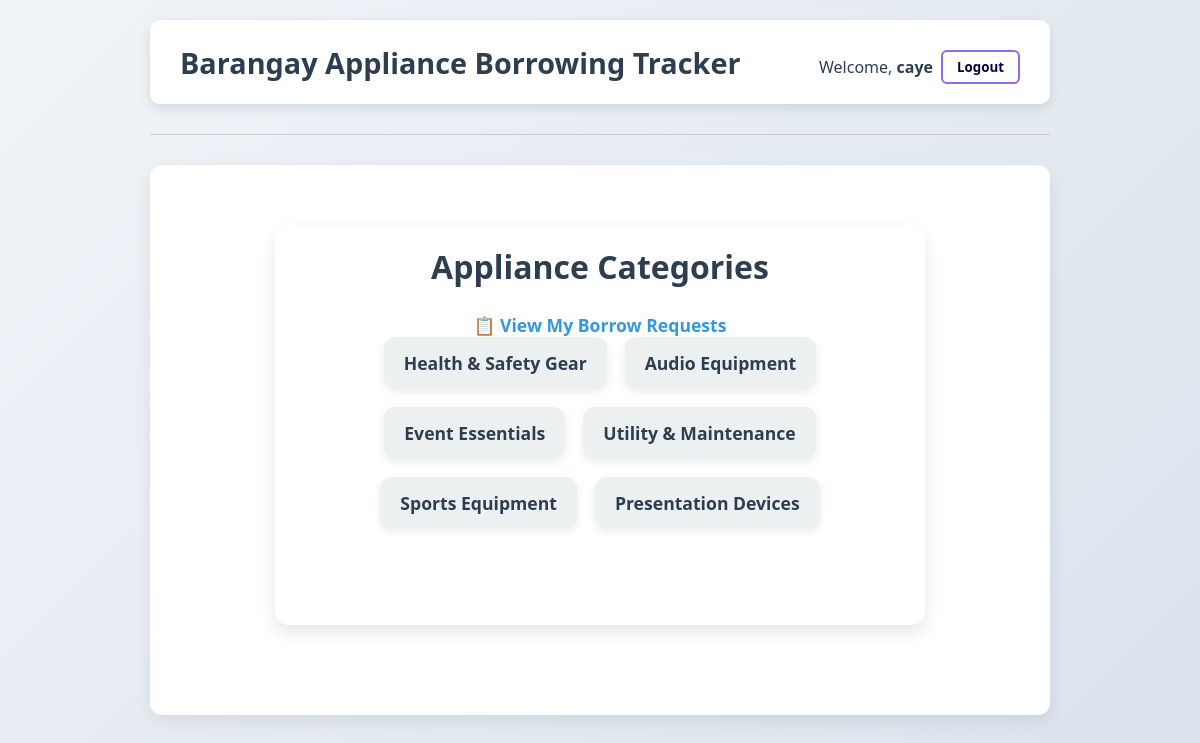
The page / (signed in) on the database its author committed.
### appliances/models.py (models this page shows, shortened)
class Category(models.Model):
    name = models.CharField(max_length=100)

### appliances/views.py (the view)
# urls.py: path('', views.home, name='home'),
@login_required
def home(request):
    categories = Category.objects.all()
    borrow_requests = None
    if request.user.is_authenticated and not request.user.is_staff:
        borrow_requests = BorrowRequest.objects.filter(user=request.user).order_by('-id')
        with transaction.atomic():
            for br in borrow_requests:
                if not br.notified:
                    if br.approved:
                        messages.success(request, f"Your borrow request for '{br.appliance.name}' has been approved.")
                        br.notified = True
                        br.save(update_fields=['notified'])
                    elif br.declined:
                        messages.error(request, f"Your borrow request for '{br.appliance.name}' has been declined.")
                        br.notified = True
                        br.save(update_fields=['notified'])
    return render(request, 'appliances/home.html', {'categories': categories, 'borrow_requests': borrow_requests})

### appliances/templates/appliances/home.html (shortened to what this page needs)
{% extends 'appliances/base.html' %}
{% block content %}
<main class="container">
  <h2>Appliance Categories</h2>
  {% if user.is_authenticated %}
    {% if not user.is_staff %}
      <p class="action-link">📋 <a href="{% url 'my_borrow_requests' %}">View My Borrow Requests</a></p>
    {% else %}
      <div class="admin-actions">
        <p class="action-link">🔧 <a href="{% url 'borrow_requests_list' %}">Manage Borrow Requests</a></p>
        <p class="action-link">👥 <a href="{% url 'borrowers_list' %}">View All Borrowers</a></p>
      </div>
    {% endif %}
  {% endif %}
  <ul class="category-list">
    {% for category in categories %}
      <li><a href="{% url 'category_appliances' category.id %}">{{ category.name }}</a></li>
    {% endfor %}
  </ul>
</main>
{% endblock %}

### appliances/templates/appliances/base.html (shortened to what this page needs)
<!DOCTYPE html>
<html lang="en">
<head>
</head>
<body>
    <header>
        <h1>Barangay Appliance Borrowing Tracker</h1>
        <div class="user-area">
            {% if user.is_authenticated %}
                <p>Welcome, <strong>{{ user.username }}</strong></p>
                <form method="POST" action="{% url 'logout' %}" class="logout-form">
                    <button type="submit" aria-label="Logout">Logout</button>
                </form>
            {% else %}
                <a href="{% url 'login' %}">Login</a>
                <a href="{% url 'register' %}">Register</a>
            {% endif %}
        </div>
    </header>
    <hr>
    <main>
        {% block content %}{% endblock %}
    </main>
</body>
</html>

### appliances/templates/appliances/base.html (style rules this page uses)
* { margin: 0; padding: 0; box-sizing: border-box; }
body { font-family: 'Segoe UI', Tahoma, Geneva, Verdana, sans-serif; background: linear-gradient(135deg, #f0f4f8, #d9e2ec); color: #333; min-height: 100vh; display: flex; flex-direction: column; align-items: center; padding: 20px; }
header { width: 100%; max-width: 900px; background: #fff; box-shadow: 0 4px 12px rgba(0,0,0,0.1); padding: 20px 30px; border-radius: 10px; display: flex; justify-content: space-between; align-items: center; flex-wrap: wrap; }
header h1 { font-weight: 700; font-size: 1.8rem; color: #2c3e50; flex-grow: 1; min-width: 200px; }
.user-area { font-size: 1rem; color: #555; display: flex; align-items: center; gap: 15px; flex-wrap: wrap; margin-top: 10px; }
.user-area p, .user-area a { margin: 0; color: #2c3e50; text-decoration: none; }
form.logout-form { display: inline; margin-left: -7px; }
form.logout-form button { background-color: transparent; border: 2px solid #956aea; color: #070444; padding: 6px 14px; font-weight: 600; border-radius: 6px; cursor: pointer; transition: all 0.3s ease; font-family: inherit; }
hr { margin: 30px 0; border: none; border-top: 1px solid #ccc; width: 100%; max-width: 900px; }
main { width: 100%; max-width: 900px; background: white; padding: 30px 40px; border-radius: 12px; box-shadow: 0 6px 18px rgba(0,0,0,0.08); min-height: 400px; }

### appliances/templates/appliances/home.html (style rules this page uses)
.container { max-width: 650px; margin: 30px auto 60px auto; padding: 20px 25px; background: #fff; border-radius: 14px; box-shadow: 0 8px 18px rgba(0, 0, 0, 0.1); font-family: 'Segoe UI', Tahoma, Geneva, Verdana, sans-serif; color: #2c3e50; }
h2 { font-weight: 700; font-size: 2rem; margin-bottom: 25px; text-align: center; }
.action-link { font-size: 1.1rem; font-weight: 600; text-align: center; }
.action-link a { text-decoration: none; color: #3498db; transition: color 0.3s ease; }
.category-list { list-style: none; padding: 0; display: flex; flex-wrap: wrap; gap: 18px; justify-content: center; }
.category-list li { background: #ecf0f1; padding: 14px 20px; border-radius: 12px; box-shadow: 0 3px 8px rgba(0, 0, 0, 0.08); font-size: 1.1rem; font-weight: 600; transition: background-color 0.3s ease; min-width: 140px; text-align: center; }
.category-list li a { color: #2c3e50; text-decoration: none; display: block; }

### rows shown on the page
Category: name "Health & Safety Gear"
Category: name "Audio Equipment"
Category: name "Event Essentials"
Category: name "Utility & Maintenance"
Category: name "Sports Equipment"
Category: name "Presentation Devices"

### other values the page prints
{{ user.username }} "caye"
